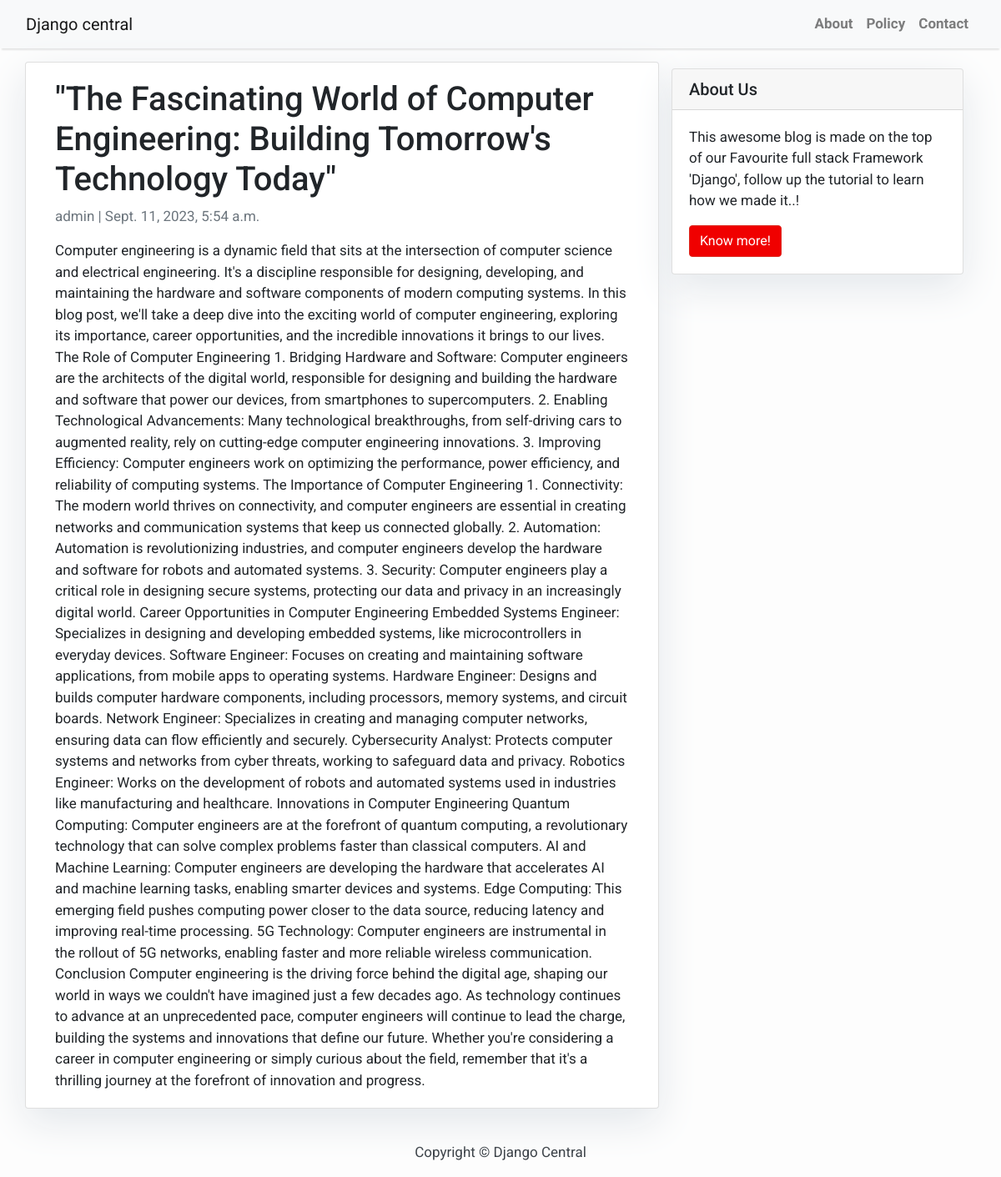
The page /the-fascinating-world-of-computer-engineering-building-tomorrows-technology-today/ on the database its author committed.
### blog/models.py (models this page shows, shortened)
class Post(models.Model):
    title = models.CharField(max_length=200, unique=True)
    slug = models.SlugField(max_length=200, unique=True)
    author = models.ForeignKey(User, on_delete= models.CASCADE,related_name='blog_posts')
    updated_on = models.DateTimeField(auto_now= True)
    content = models.TextField()
    created_on = models.DateTimeField(auto_now_add=True)
    status = models.IntegerField(choices=STATUS, default=0)
    class Meta:
        ordering = ['-created_on']

### blog/views.py (the view)
# urls.py: path('<slug:slug>/', views.PostDetail.as_view(), name='post_detail'),
class PostDetail(generic.DetailView):
    model = Post
    template_name = 'post_detail.html'

### blog/templates/post_detail.html
{% extends 'base.html' %} {% block content %}
<div class="container">
  <div class="row">
    <div class="col-md-8 card mb-4  mt-3 left  top">
      <div class="card-body">
        <h1>{% block title %} {{ object.title }} {% endblock title %}</h1>
        <p class=" text-muted">{{ post.author }} | {{ post.created_on }}</p>
        <p class="card-text ">{{ object.content | safe }}</p>
      </div>
    </div>
    {% block sidebar %} {% include 'sidebar.html' %} {% endblock sidebar %}
  </div>
</div>
{% endblock content %}

### blog/templates/base.html (style rules this page uses)
body { font-family: "Roboto", sans-serif; font-size: 17px; background-color: #fdfdfd; }

### blog/templates/sidebar.html (style rules this page uses)
.card { box-shadow: 0 16px 48px #E3E7EB; }

### rows shown on the page
Post: title "\"The Fascinating World of Computer Engineering: Building Tomorrow's Technology Today\"", author "admin", created_on "Sept. 11, 2023, 5:54 a.m.", content "Computer engineering is a dynamic field that sits at the intersection of computer science and electrical engineering. It's a discipline responsible for designing, developing, and maintaining the hardware and software components of modern computing systems. In this blog post, we'll take a deep dive into the exciting world of computer engineering, exploring its importance, career opportunities, and the incredible innovations it brings to our lives. The Role of Computer Engineering 1. Bridging Hardware and Software: Computer engineers are the architects of the digital world, responsible for designing and building the hardware and software that power our devices, from smartphones to…"
